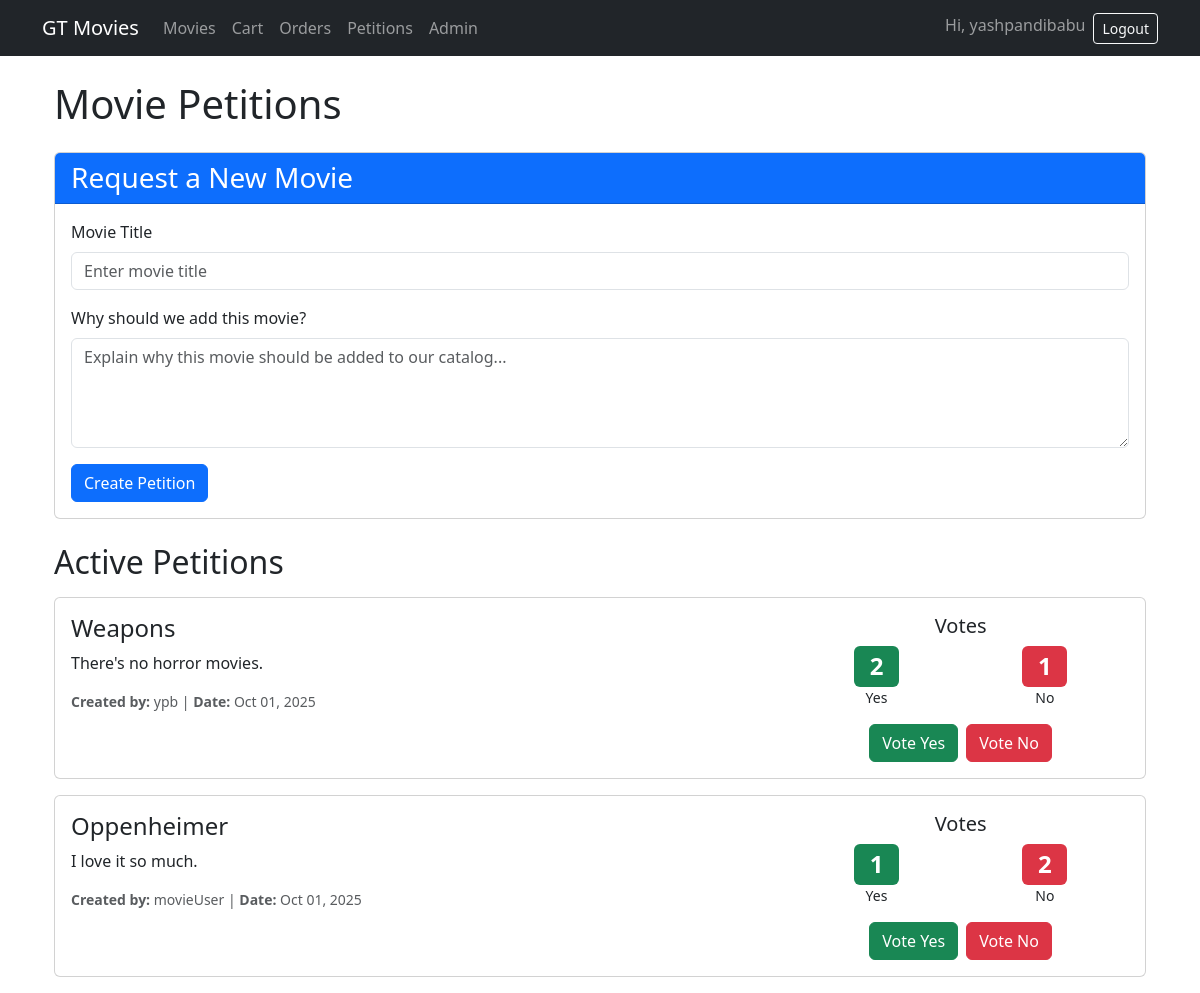
/petitions/ (signed in), run on the app's committed database.
### store/models.py (models this page shows, shortened)
class Petition(models.Model):
    movie_title = models.CharField(max_length=200)
    description = models.TextField(help_text="Why should this movie be added?")
    creator = models.ForeignKey(User, on_delete=models.CASCADE, related_name="petitions")
    created_at = models.DateTimeField(auto_now_add=True)
    def yes_votes_count(self):
        return self.votes.filter(vote_type='yes').count()
    def no_votes_count(self):
        return self.votes.filter(vote_type='no').count()
    def user_has_voted(self, user):
        if not user.is_authenticated:
            return False
        return self.votes.filter(user=user).exists()
    def user_vote(self, user):
        if not user.is_authenticated:
            return None
        vote = self.votes.filter(user=user).first()
        return vote.vote_type if vote else None
    class Meta:
        ordering = ['-created_at']

### store/views.py (the view, shortened to what this page needs)
# urls.py: path("petitions/", views.petition_list, name="petition_list"),
@login_required
def petition_list(request):
    petitions = Petition.objects.select_related('creator').prefetch_related('votes').all()
    for petition in petitions:
        petition.user_voted = petition.user_has_voted(request.user)
        petition.user_vote_type = petition.user_vote(request.user)
    form = PetitionForm()
    return render(request, 'petitions/list.html', {
        'petitions': petitions,
        'form': form
    })

### store/forms.py
class PetitionForm(forms.ModelForm):
    class Meta:
        model = Petition
        fields = ['movie_title', 'description']
        widgets = {
            'movie_title': forms.TextInput(attrs={
                'class': 'form-control',
                'placeholder': 'Enter movie title'
            }),
            'description': forms.Textarea(attrs={
                'class': 'form-control',
                'rows': 4,
                'placeholder': 'Explain why this movie should be added to our catalog...'
            }),
        }
        labels = {
            'movie_title': 'Movie Title',
            'description': 'Why should we add this movie?',
        }

### templates/petitions/list.html (shortened to what this page needs)
{% extends "base.html" %}
{% load static %}
{% block content %}
<div class="container mt-4">
    <h1 class="mb-4">Movie Petitions</h1>
    <div class="card mb-4">
        <div class="card-header bg-primary text-white">
            <h3 class="mb-0">Request a New Movie</h3>
        </div>
        <div class="card-body">
            <form method="post">
                <div class="mb-3">
                    <label for="{{ form.movie_title.id_for_label }}" class="form-label">
                        {{ form.movie_title.label }}
                    </label>
                    {{ form.movie_title }}
                </div>
                <div class="mb-3">
                    <label for="{{ form.description.id_for_label }}" class="form-label">
                        {{ form.description.label }}
                    </label>
                    {{ form.description }}
                </div>
                <button type="submit" class="btn btn-primary">Create Petition</button>
            </form>
        </div>
    </div>
    <h2 class="mb-3">Active Petitions</h2>
    {% if petitions %}
        {% for petition in petitions %}
            <div class="card mb-3">
                <div class="card-body">
                    <div class="row">
                        <div class="col-md-8">
                            <h4 class="card-title">{{ petition.movie_title }}</h4>
                            <p class="card-text">{{ petition.description }}</p>
                            <p class="text-muted small">
                                <strong>Created by:</strong> {{ petition.creator.username }} |
                                <strong>Date:</strong> {{ petition.created_at|date:"M d, Y" }}
                            </p>
                        </div>
                        <div class="col-md-4">
                            <div class="text-center">
                                <h5>Votes</h5>
                                <div class="d-flex justify-content-around mb-3">
                                    <div>
                                        <span class="badge bg-success fs-4">{{ petition.yes_votes_count }}</span>
                                        <div class="small">Yes</div>
                                    </div>
                                    <div>
                                        <span class="badge bg-danger fs-4">{{ petition.no_votes_count }}</span>
                                        <div class="small">No</div>
                                    </div>
                                </div>
                                {% if petition.user_voted %}
                                    <p class="text-muted small">
                                        You voted:
                                        <strong class="{% if petition.user_vote_type == 'yes' %}text-success{% else %}text-danger{% endif %}">
                                            {{ petition.user_vote_type|upper }}
                                        </strong>
                                    </p>
                                    <form method="post" action="{% url 'petition_vote' petition.id %}" class="d-inline">
                                        {% csrf_token %}
                                        {% if petition.user_vote_type == 'yes' %}
                                            <button type="submit" name="vote_type" value="no" class="btn btn-outline-danger btn-sm">
                                                Change to No
                                            </button>
                                        {% else %}
                                            <button type="submit" name="vote_type" value="yes" class="btn btn-outline-success btn-sm">
                                                Change to Yes
                                            </button>
                                        {% endif %}
                                    </form>
                                {% else %}
                                    <form method="post" action="{% url 'petition_vote' petition.id %}" class="d-flex gap-2 justify-content-center">
                                        <button type="submit" name="vote_type" value="yes" class="btn btn-success">
                                            Vote Yes
                                        </button>
                                        <button type="submit" name="vote_type" value="no" class="btn btn-danger">
                                            Vote No
                                        </button>
                                    </form>
                                {% endif %}
                            </div>
                        </div>
                    </div>
                </div>
            </div>
        {% endfor %}
    {% else %}
        <div class="alert alert-info">
            <p class="mb-0">No petitions yet. Be the first to request a movie!</p>
        </div>
    {% endif %}
</div>
{% endblock %}

### templates/base.html (shortened to what this page needs)
<!doctype html>
<html lang="en">
  <head>
    <link href="https://cdn.jsdelivr.net/npm/bootstrap@5.3.3/dist/css/bootstrap.min.css" rel="stylesheet">
  </head>
  <body>
    <nav class="navbar navbar-expand-md navbar-dark bg-dark mb-4">
      <div class="container">
        <a class="navbar-brand" href="/">GT Movies</a>
        <div id="navbarsExample" class="collapse navbar-collapse">
          <ul class="navbar-nav me-auto mb-2 mb-md-0">
            <li class="nav-item"><a class="nav-link" href="/movies/">Movies</a></li>
            <li class="nav-item"><a class="nav-link" href="/cart/">Cart</a></li>
            <li class="nav-item"><a class="nav-link" href="/orders/">Orders</a></li>
            <li class="nav-item"><a class="nav-link" href="/petitions/">Petitions</a></li>
            <li class="nav-item"><a class="nav-link" href="/admin/">Admin</a></li>
          </ul>
          <ul class="navbar-nav ms-auto">
            {% if user.is_authenticated %}
              <li class="nav-item">
                <span class="navbar-text me-2">Hi, {{ user.username }}</span>
              </li>
              <li class="nav-item">
                <form class="d-inline" method="post" action="/accounts/logout/">
                  <button class="btn btn-outline-light btn-sm" type="submit">Logout</button>
                </form>
              </li>
            {% endif %}
          </ul>
        </div>
      </div>
    </nav>
    <main class="container">
      {% block content %}{% endblock %}
    </main>
  </body>
</html>

### data on the page
Petition: movie_title "Weapons", description "There's no horror movies.", creator.username "ypb", created_at "Oct 01, 2025", yes_votes_count "2", no_votes_count "1", shows "Vote Yes"
Petition: movie_title "Oppenheimer", description "I love it so much.", creator.username "movieUser", created_at "Oct 01, 2025", yes_votes_count "1", no_votes_count "2", shows "Vote Yes"

### other printed values
{{ user.username }} "yashpandibabu"
